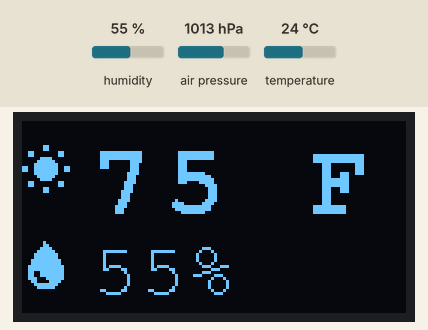
A sketch run on a simulated ESP8266 (NodeMCU). Shown: 128×64 one-colour display. The test bench sets the inputs (shaded band); at power-on: temperature 24 °C, humidity 55 %, air pressure 1013 hPa.

Above: at 3.3 s.
3.4 s: temperature set to 41 °C
At 6.1 s:
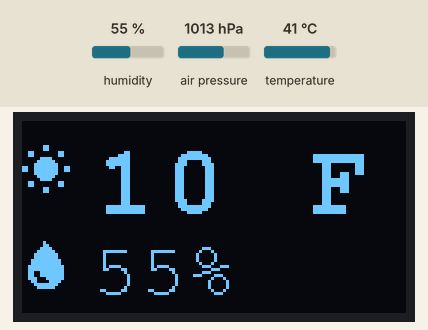
6.7 s: temperature set to 12 °C
At 8.0 s:
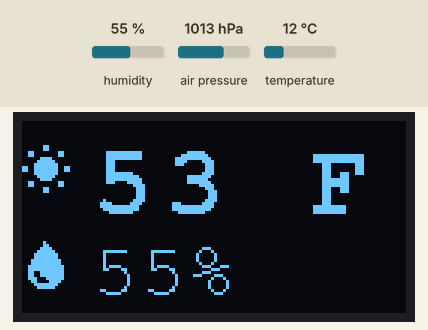
10.0 s: humidity set to 22 %
At 11.3 s:
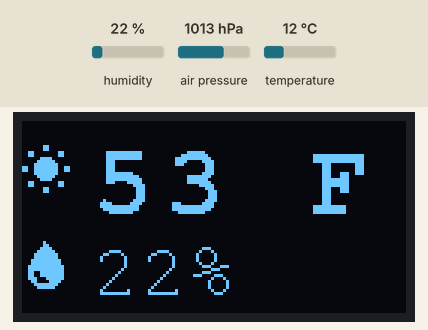
13.3 s: humidity set to 40 %
At 16.3 s:
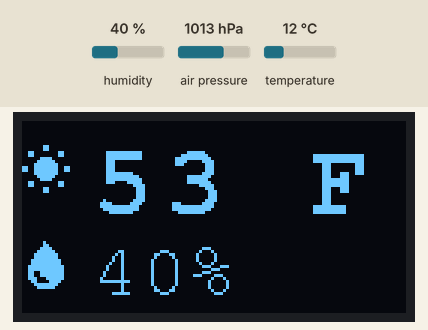
Timing chart, 0 to 17.6 s (numbered marks = the images above; inputs shaded):
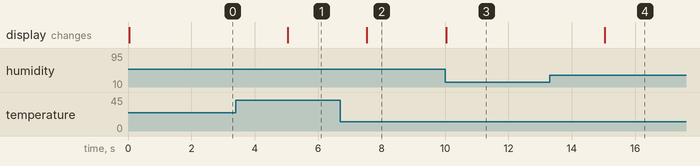

The sketch:

temperature_esp8266_display_bme280.ino
```cpp
// (licence header left out)
#include <U8x8lib.h>
#include <TaskScheduler.h>
#include <ESP8266WiFi.h>
#include <BME280I2C.h>
// #include <EnvironmentCalculations.h>

// Uncomment this line to enable display of debug information to the Serial console.
//#define DEBUG

const static int BUTTON = 12;
const static int DEBOUNCE_DELAY = 500;

// Variables to track sensor data
float temperatureF, temperatureC, humidity, pressure;

// These variables are volatile since they are manipulated from within the
// button interrupt handler.
volatile bool showCelcius = false;
volatile unsigned long lastPressed = 0;

U8X8_SSD1306_128X64_NONAME_HW_I2C display(U8X8_PIN_NONE);

BME280I2C bme;

// We're going to use Tasks to run our sensor reading and display instead of
// using the loop() function.
// Define the callback for the Task.
void sensorCallback();

// Define the sensor reading task
Task sensorTask(2500, TASK_FOREVER, &sensorCallback);
Scheduler taskRunner;


// - - - - - - - - - - - - - - - - - - - - - - - - - - - - - - - - - - - -
void setup()
{
    #ifdef DEBUG
    Serial.begin(115200);
    while (!Serial);
    Serial.println(F("started"));
    #endif

    WiFi.softAPdisconnect (true);

//    Wire.begin();

    display.begin();
    display.setPowerSave(0);
    display.setContrast(200);   // -- Does not seem to work on the displays I have

    bme.begin();

//    pinMode(BUTTON, INPUT_PULLUP);
//    digitalWrite(BUTTON, HIGH);

    // Set up button to trigger an interrupt.  The button uses a pull-up resistor,
    // so a press is detected by the value going low.  Therefore, the interrupt
    // is set to trigger on FALLING.
//    attachInterrupt(digitalPinToInterrupt(BUTTON), buttonPressed, FALLING);

    displayIcons();
    showCelcius = false;
    lastPressed = millis();

    // Initialize and start our background Task.
    taskRunner.init();
    taskRunner.addTask(sensorTask);
    sensorTask.enable();
}

// - - - - - - - - - - - - - - - - - - - - - - - - - - - - - - - - - - - -
void loop()
{
    taskRunner.execute();
}

// - - - - - - - - - - - - - - - - - - - - - - - - - - - - - - - - - - - -
void sensorCallback()
{
    bme.read(pressure, temperatureC, humidity);
    temperatureF = temperatureC * 1.8 + 32.0;

    #ifdef DEBUG
    Serial.print(F("Humidity: "));
    Serial.print(humidity);
    Serial.print(F("%  Temperature: "));
    Serial.print(temperatureF);
    Serial.print(F("°F"));
    #endif

    displayReadings();
}

// - - - - - - - - - - - - - - - - - - - - - - - - - - - - - - - - - - - -
void displayReadings()
{
    #ifdef DEBUG
        // Printing the sensor data a comma-separated list enables the values
        // to be displayed nicely as a graph in the serial plotter.
        Serial.print(temperatureC);
        Serial.print(",");
        Serial.println(humidity);
    #endif

    displayTemperature();
    displayHumidity();
}

// - - - - - - - - - - - - - - - - - - - - - - - - - - - - - - - - - - - -
void displayIcons()
{
    display.setFont(u8x8_font_open_iconic_weather_2x2);
    display.setCursor(0, 1);
    display.print("E");  // Glyph 69

    display.setFont(u8x8_font_open_iconic_thing_2x2);
    display.setCursor(0, 5);
    display.print('H');  // Glyph 72
}

// - - - - - - - - - - - - - - - - - - - - - - - - - - - - - - - - - - - -
void displayTemperature()
{
    int temperature = (int)(round((showCelcius ? temperatureC : temperatureF) * 10) / 10);

    display.setFont(u8x8_font_courB24_3x4_f);
    display.setCursor(3, 1);
    display.print(temperature);
    display.drawGlyph(9, 1, 176);
    display.setCursor(12, 1);
    display.print(showCelcius ? "C" : "F");
}

// - - - - - - - - - - - - - - - - - - - - - - - - - - - - - - - - - - - -
void displayHumidity()
{
    display.setFont(u8x8_font_courR18_2x3_r);
    display.setCursor(3, 5);
    display.print((int)humidity);
    display.print("%  ");
}

// - - - - - - - - - - - - - - - - - - - - - - - - - - - - - - - - - - - -
void buttonPressed()
{
    // Handle button debouncing by not handling a button press within a given time from the previous press.
    if ((millis() - lastPressed > DEBOUNCE_DELAY) )
    {
        #ifdef DEBUG
            Serial.println("Button pressed");
        #endif

        showCelcius = !showCelcius;
        lastPressed = millis();
    }
}
```

Measured:
- after the input at 3.4 s, the display: first changes after 1.6 s (image 1 shows a later state)
- after the input at 6.7 s, the display: first changes after 0.83 s (image 2 shows a later state)
- after the input at 10.0 s, the display: first changes at once (image 3 shows a later state)
- after the input at 13.3 s, the display: first changes after 1.7 s (image 4 shows a later state)
